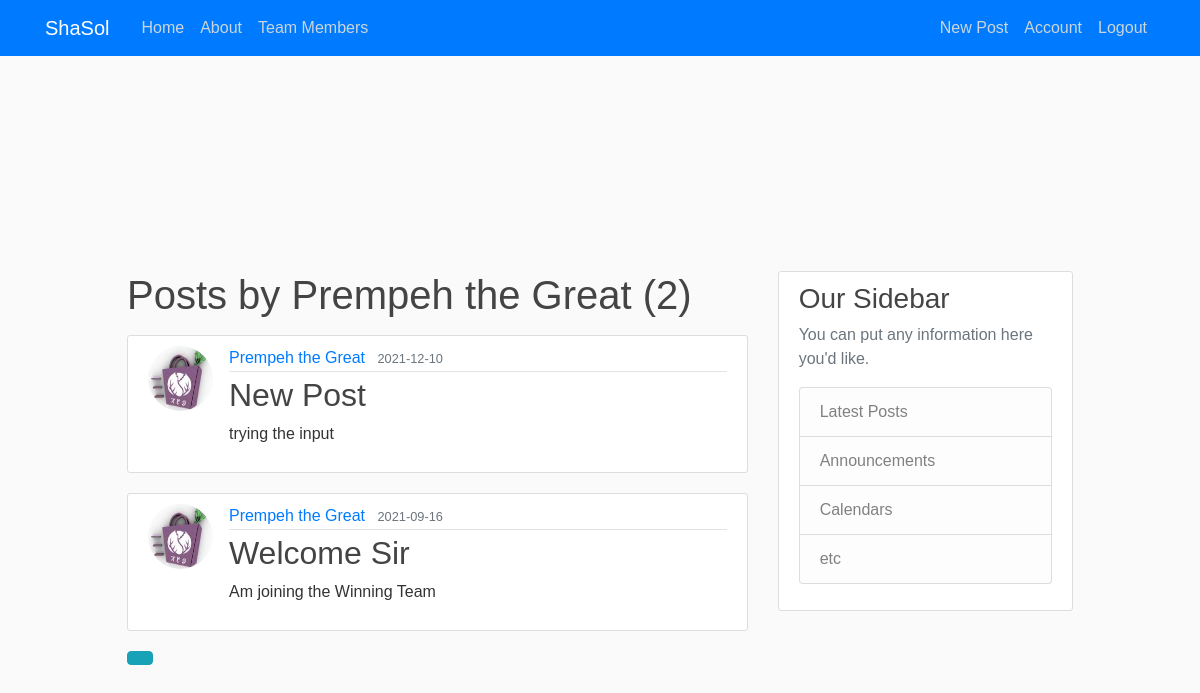
The page /user/Prempeh the Great (signed in) on the database as committed earlier.
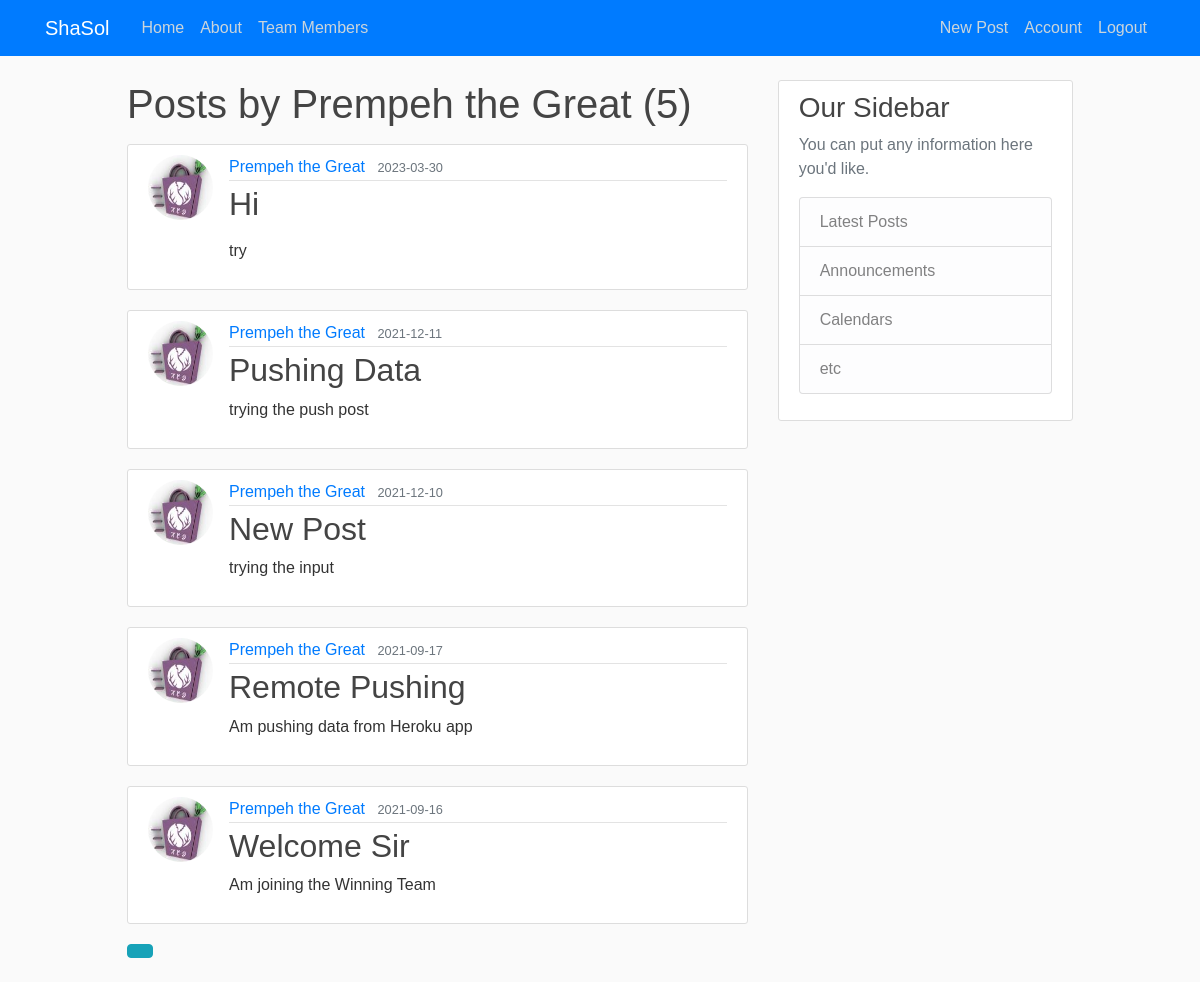
The same page on the database as committed later.
### flaskblog/models.py (models this page shows, shortened)
class Post(db.Model):
    id = db.Column(db.Integer, primary_key=True)
    title = db.Column(db.String(100), nullable=False)
    date_posted = db.Column(db.DateTime, nullable=False, default=datetime.utcnow)
    content = db.Column(db.Text, nullable=False)
    user_id = db.Column(db.Integer, db.ForeignKey('user.id'), nullable=False)

class User(db.Model, UserMixin): # class been inherite from
    id = db.Column(db.Integer, primary_key=True)
    username = db.Column(db.String(20), unique=True, nullable=False)
    email = db.Column(db.String(120), unique=True, nullable=False)
    image_file = db.Column(db.String(20), nullable=False, default='default.jpg')
    password = db.Column(db.String(60), nullable=False)
    posts = db.relationship('Post', backref='author', lazy=True)#for loading the data

### flaskblog/users/routes.py (the view)
@users.route("/user/<string:username>")
def user_posts(username):
    page = request.args.get('page', 1, type=int)
    user = User.query.filter_by(username=username).first_or_404()
    posts = Post.query.filter_by(author=user)\
        .order_by(Post.date_posted.desc())\
        .paginate(page=page, per_page=5)
    return render_template('user_posts.html', posts=posts, user=user)

### flaskblog/models.py (called while the page is built)
@login_manager.user_loader
def load_user(user_id):
    return User.query.get(int(user_id))

### flaskblog/templates/user_posts.html
{% extends "layout.html" %}
{% block content %}
    <h1 class="mb-3">Posts by {{ user.username }} ({{ posts.total }})</h1>
    {% for post in posts.items %}
        <article class="media content-section">
            <img class="rounded-circle article-img" src="{{ url_for('static', filename='profile_pics/' + post.author.image_file) }}">
            <div class="media-body">
                <div class="article-metadata">
                    <a class="mr-2" href="{{ url_for('users.user_posts', username=post.author.username) }}">{{ post.author.username }}</a>
                    <small class="text-muted">{{ post.date_posted.strftime('%Y-%m-%d') }}</small>
                </div>
                <h2><a class="article-title" href="{{ url_for('posts.post', post_id=post.id) }}">{{ post.title }}</a></h2>
                <p class="article-content">{{ post.content |safe}}</p>
            </div>
        </article>
    {% endfor %}
    {% for page_num in posts.iter_pages(left_edge=1, right_edge=1, left_current=1, right_current=2) %}
        {% if page_num %}
            {% if posts.page == page_num %}
            <a class="btn btn-info mb-4" href="{{ url_for('users.user_posts', username=user.username, page=page_num) }}"></a>
            {% else %}
            <a class="btn btn-outline-info mb-4" href="{{ url_for('users.user_posts', username=user.username, page=page_num) }}"></a>
            {% endif %}
        {% else %}
            .....
        {% endif %}
    {% endfor %}
{% endblock content %}

Rows that differ between the two databases and show on the page:
added Post: image_file (picture), author.username "Prempeh the Great", date_posted "2023-03-30", title "Hi", content "try"
added Post: image_file (picture), author.username "Prempeh the Great", date_posted "2021-12-11", title "Pushing Data", content "trying the push post"
added Post: image_file (picture), author.username "Prempeh the Great", date_posted "2021-09-17", title "Remote Pushing", content "Am pushing data from Heroku app"
Other text that changed with them:
{{ posts.total }}: "2" → "5"
